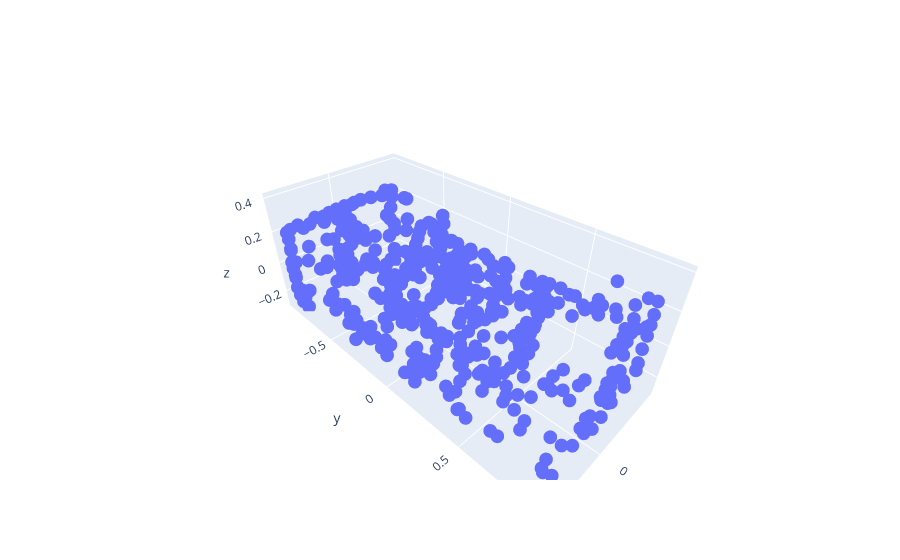

Source (notebook cell):
### Code cell
import plotly.graph_objects as go
fig = go.Figure(data=[go.Scatter3d(x=pts[critical_points,0], y=pts[critical_points,1], z=pts[critical_points,2], mode='markers')])
fig.show()

### Figure 1 — Plotly figure (JSON) as saved in the notebook; plotly's stock layout.template omitted (floating-point values rounded to 4 significant figures; data arrays with more than 128 entries replaced by an {"elided": "..."} marker saying what was removed)
{"data": [{"mode": "markers", "type": "scatter3d", "x": {"elided": "1024 float values"}, "y": {"elided": "1024 float values"}, "z": {"elided": "1024 float values"}}], "layout": {}}
